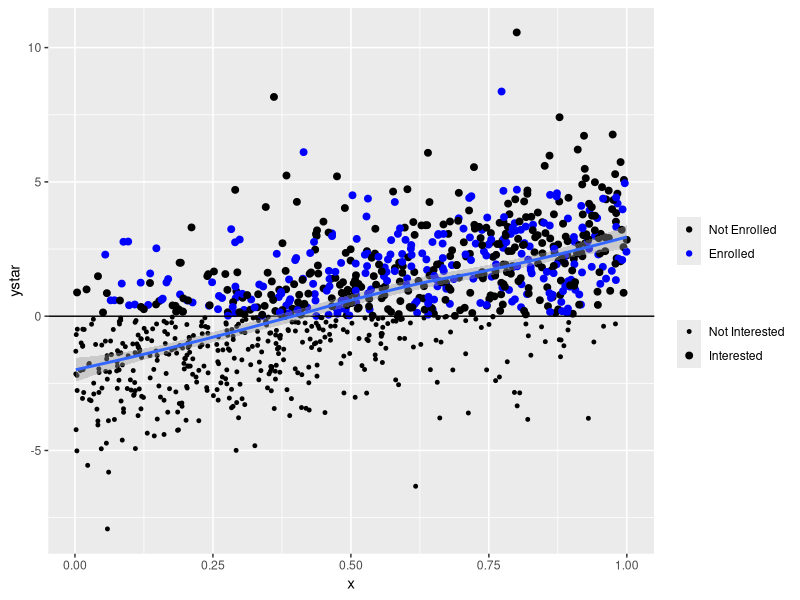
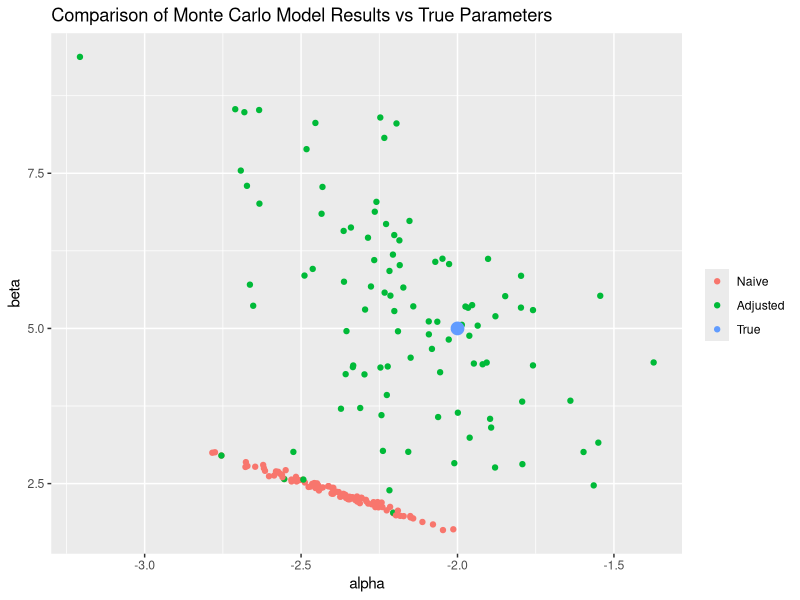

These figures' R source, in order:
## ---- chunk 1

knitr::opts_chunk$set(echo = TRUE)
library(ggplot2)
library(dplyr)
library(data.table)
library(magrittr)
library(broom)

# A LaTeX reference for math symbols:
# http://web.ift.uib.no/Teori/KURS/WRK/TeX/symALL.html

# To dos --
# 2. rerun analysis with updated assignment rule
# 3. create new data structure for estimation with many possibilities

## ---- chunk 2
set.seed(60607)
N <- 1000
nbar <- 250
b <- 5
a <- -2

RunLottery <- function(ystars, nbar){
  ystars_ge0 <- 1*(ystars > 0)
  nInterested <- sum(ystars_ge0)
  prob <- nbar / nInterested
  
  draw <- runif(length(ystars_ge0))
  draw <- ifelse(ystars_ge0 == 0, 1, draw)
  enr <- ifelse(ystars_ge0 == 0, 0, 1*(draw <= sort(draw)[nbar]))
  return(enr)
}

MakeData <- function(){
  
  # Draw basic features
  x <- runif(N)
  e <- rlogis(N)
  ystar = a + x*b + e
  ystar_ge0 = 1*(ystar >= 0)
  
  # Generate data set
  dt <- 
    data.table(x = x,
               e = e,
               ystar = ystar,
               ystar_ge0 = ystar_ge0)
    
  # Add capacity contraint
  dt$y <- RunLottery(ystars = dt$ystar, nbar = nbar)
  
  
  return(dt)
}

#summary(dt$ystar_ge0)
#sum(dt$y)

dt <- MakeData()

dt[, summary(ystar_ge0)]

## ---- chunk 3
ggplot(dt, aes(x = x, y = ystar)) +
  geom_point(aes(size = factor(ystar_ge0), colour = factor(y))) +
  geom_hline(yintercept = 0) +
  geom_smooth(method = "loess") +
  scale_size_manual(name = "", values = c(1, 2), labels = c("Not Interested", "Interested")) +
  scale_colour_manual(name = "", values = c("black", "blue"), labels = c("Not Enrolled", "Enrolled"))

## ---- chunk 4
simpleReg <- glm(y ~ x, data = dt, family = "binomial")
tidy(simpleReg)
## ---- chunk 5

fullLike <- function(beta, dt){
  xb <- beta[1] + dt$x*beta[2]
  pr_ysGe0 <- plogis(xb)
  r <- min(1, nbar/sum(pr_ysGe0)) # probability of being accepted
  
  pr_yLt0 <- (1-pr_ysGe0) + pr_ysGe0*(1-r)
  pr_yGe0 <- pr_ysGe0*r
  
  ll <- (1-dt$y)*log(pr_yLt0) + dt$y*log(pr_yGe0)
  return(-sum(ll))
}

# Run a range of data draw scenarios to run estimation with

runs <- 100
m <- matrix(rep(0, 4*runs), ncol = 2)
mypar <- data.frame(alpha = m[, 1], beta = m[, 2], stringsAsFactors = FALSE)
for (i in 1:100){
  if (i %% 10 == 0) print(paste("Working on run", i))
  dt <- MakeData()
  
  # Run naive
  logistic <- glm(y ~ x, data = dt, family = "binomial")
  mypar[2*i-1, ] <- c(logistic$coefficients)
  
  # Run capacity-aware estimation
  opt <- optim(c(0, 0), fullLike, dt = dt)
  mypar[2*i,] <- c(opt$par)
}
mypar$spec <- c("naive", "adj")

true <- data.frame(alpha = a, beta = b, spec = "true", stringsAsFactors = FALSE)
mypar <- rbind(mypar, true) %>%
  within(spec <- factor(spec, levels = c("naive", "adj", "true")))

# Display results

# /!\ Look for how to change the order of 
ggplot(data = mypar, aes(x = alpha, y = beta, color = factor(spec), size = factor(spec))) +
  geom_point() +
  scale_size_manual(values = c(1.5, 1.5, 4), guide = FALSE) +
  scale_color_discrete(name = "", labels = c("Naive", "Adjusted", "True")) +
  labs(x = "alpha", y = "beta") +
  ggtitle("Comparison of Monte Carlo Model Results vs True Parameters")

## ---- chunk 6

# Simulated data creation for the DSSG school choice project is at -- https://github.com/dssg/predicting_student_enrollment/blob/e7938399ffc67fddc7e7fc62d11ed757f65fa6c9/estimation-sandbox/gen-sim-data-for-estimation.R

J <- 10
nbar_j <- round(50*runif(J) + 1, 0)
#table(nbar_j)

RunMultiLottery <- function(vs, nbar_j){
  # Plan is:
  # (1) identify first choices for everyone. 
  # (2) run lotteries for each case where there's a capacity contraint to determine who gets in
  # (3) move households to their second choice, if they have them
  # (4) if second choices aren't already all full, then assign and/or run lotteries
  # (5) run steps 2-4 until either everyone is assigned or no household has a remaining choice of interest
}

MakeMultiData <- function(){
  
  # Draw basic features
  x <- runif(N)
  z <- runif(J)
  
  # Generate basic data
  dt <- merge(x, z) %>% # With no "by", this generates a permutation set
    rename(z = y) %>%
    within({
      xz <- x*z
      d <- 10*runif(length(x))
      e <- rlogis(length(x))
      v_ij <- -3 + x + 2*z + 1.5*xz - 0.1*d + e
    })
  summary(dt$v_ij)
  mean(dt$v_ij > 0)
  
  # Establish desired and actual enrollments
  
  
  # Add capacity contraint
  dt$y <- RunLottery(ystars = dt$ystar, nbar = nbar)
  
  return(dt)
}

